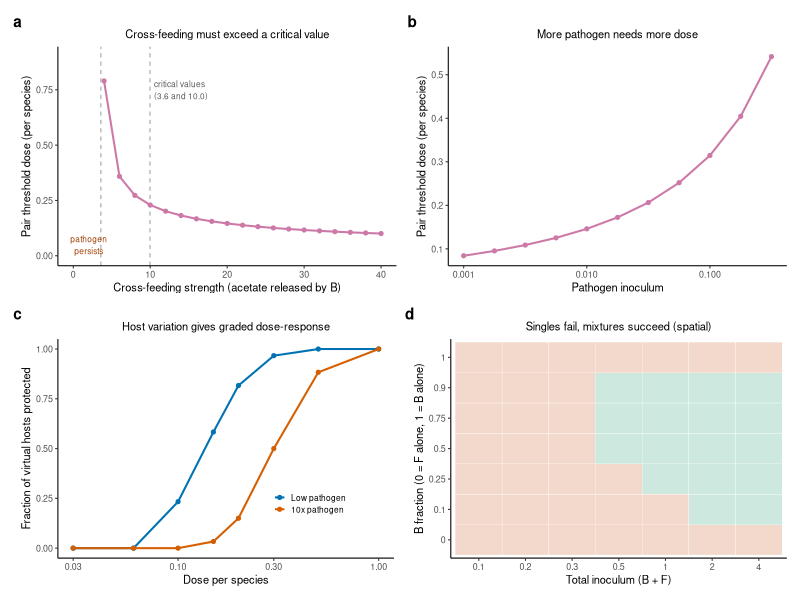
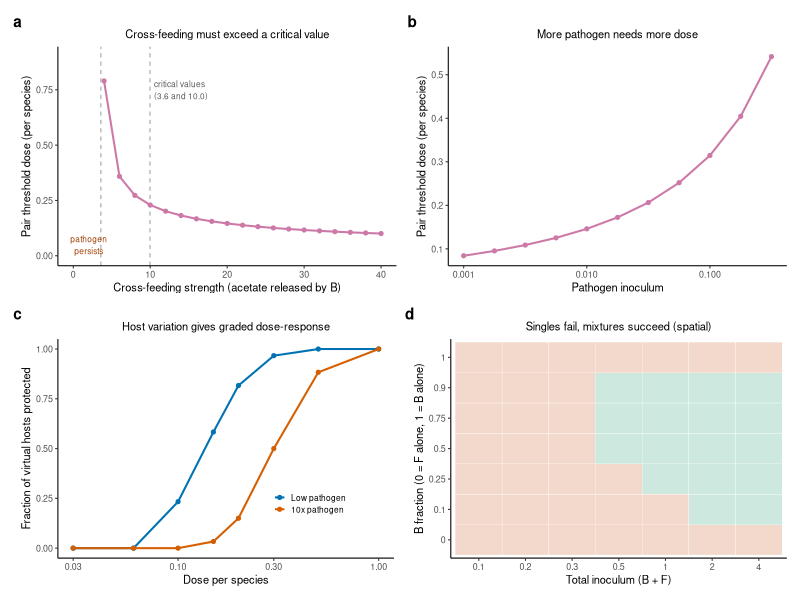

Write R code to recreate these figures, in order.
suppressPackageStartupMessages({library(ggplot2);library(dplyr);library(patchwork)})
oi<-c(pair="#CC79A7",B="#0072B2",F="#009E73")
th<-theme_classic(base_size=8)+theme(plot.tag=element_text(face="bold",size=11),legend.position="none",plot.title=element_text(size=8,hjust=.5))
a<-read.csv("../stage2a/s2a_threshold_vs_aB_v4.csv")|>filter(mode=="pair")
pa<-ggplot(a,aes(aB,threshold))+geom_vline(xintercept=c(3.59,9.97),linetype="dashed",colour="grey55",linewidth=.3)+
  geom_line(colour=oi["pair"],linewidth=.7,na.rm=TRUE)+geom_point(colour=oi["pair"],size=1.1,na.rm=TRUE)+
  annotate("text",x=10.5,y=0.75,label="critical values\n(3.6 and 10.0)",size=2.1,hjust=0,colour="grey35")+
  annotate("text",x=2,y=0.05,label="pathogen\npersists",size=2.1,colour="#A04000")+
  scale_y_continuous(limits=c(0,0.9))+labs(x="Cross-feeding strength (acetate released by B)",y="Pair threshold dose (per species)",title="Cross-feeding must exceed a critical value")+th
b<-read.csv("../stage2a/s2a_threshold_vs_P0_v4.csv")|>filter(mode=="pair")
pb<-ggplot(b,aes(P0,threshold))+geom_line(colour=oi["pair"],linewidth=.7)+geom_point(colour=oi["pair"],size=1.1)+
  scale_x_log10()+labs(x="Pathogen inoculum",y="Pair threshold dose (per species)",title="More pathogen needs more dose")+th
c<-read.csv("../stage2a/s2a_dose_heterogeneity_v4.csv")|>mutate(P0=factor(P0,labels=c("Low pathogen","10x pathogen")))
pc<-ggplot(c,aes(dose,frac_protected,colour=P0))+geom_line(linewidth=.7)+geom_point(size=1.1)+scale_x_log10()+
  scale_colour_manual(values=c("#0072B2","#D55E00"))+labs(x="Dose per species",y="Fraction of virtual hosts protected",title="Host variation gives graded dose-response")+
  th+theme(legend.position=c(.75,.25),legend.title=element_blank(),legend.key.size=unit(.3,"cm"),legend.text=element_text(size=6))
m<-read.csv("s2b_matched_dose.csv")|>mutate(grp=case_when(Bfrac==0~"F alone",Bfrac==1~"B alone",TRUE~"Mix"))
pd<-ggplot(m,aes(factor(total),factor(Bfrac),fill=tolower(as.character(win_spatial))))+geom_tile(colour="white")+scale_fill_manual(values=c(`false`="#F3D9CC",`true`="#CDE9DF"))+labs(x="Total inoculum (B + F)",y="B fraction (0 = F alone, 1 = B alone)",title="Singles fail, mixtures succeed (spatial)")+th
fig<-(pa|pb)/(pc|pd)+plot_annotation(tag_levels="a")
ggsave("fig_summary_main.png",fig,width=7.2,height=5.4,dpi=300);ggsave("fig_summary_main.pdf",fig,width=7.2,height=5.4)
